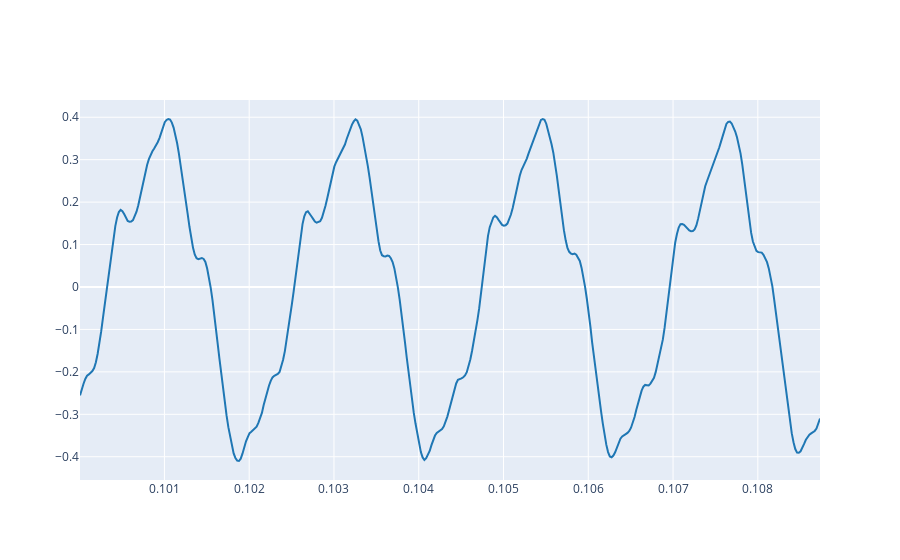

Here is the notebook cell this chart was saved with:
### Code cell
f0=457.12
T=1/f0
t_start = 0.1
t_end = t_start+4*T
plot_signals(ref, fs, t_start=t_start, t_end=t_end)

### Figure 1 — Plotly figure (JSON) as saved in the notebook; plotly's stock layout.template omitted (floating-point values rounded to 4 significant figures; data arrays with more than 128 entries replaced by an {"elided": "..."} marker saying what was removed)
{"data": [{"line": {"color": "#1f77b4", "shape": "linear"}, "mode": "lines", "name": "audio signal 0", "type": "scatter", "x": {"elided": "420 float values"}, "y": {"elided": "420 float values"}}], "layout": {}}
